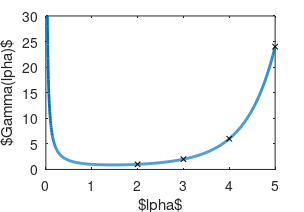

The MATLAB source for this figure:
clear all;
close all;

alpha = linspace(0,5,1000);

plot(alpha,gamma(alpha),"linewidth",2);
axis([0 5 0 30]);
xlabel("$\alpha$");
ylabel("$\Gamma(\alpha)$")
hold on;

plot(2,1,'kx',"markersize",4,"markeredgecolor",'k',"markerfacecolor",'k');
plot(3,2,'kx',"markersize",4,"markeredgecolor",'k',"markerfacecolor",'k');
plot(4,6,'kx',"markersize",4,"markeredgecolor",'k',"markerfacecolor",'k');
plot(5,24,'kx',"markersize",4,"markeredgecolor",'k',"markerfacecolor",'k');

figdim = [0, 0, 3.04, 2.128];
set (gcf, "paperposition",figdim);
print("gamma.tex","-depslatex","-color","-tight");
